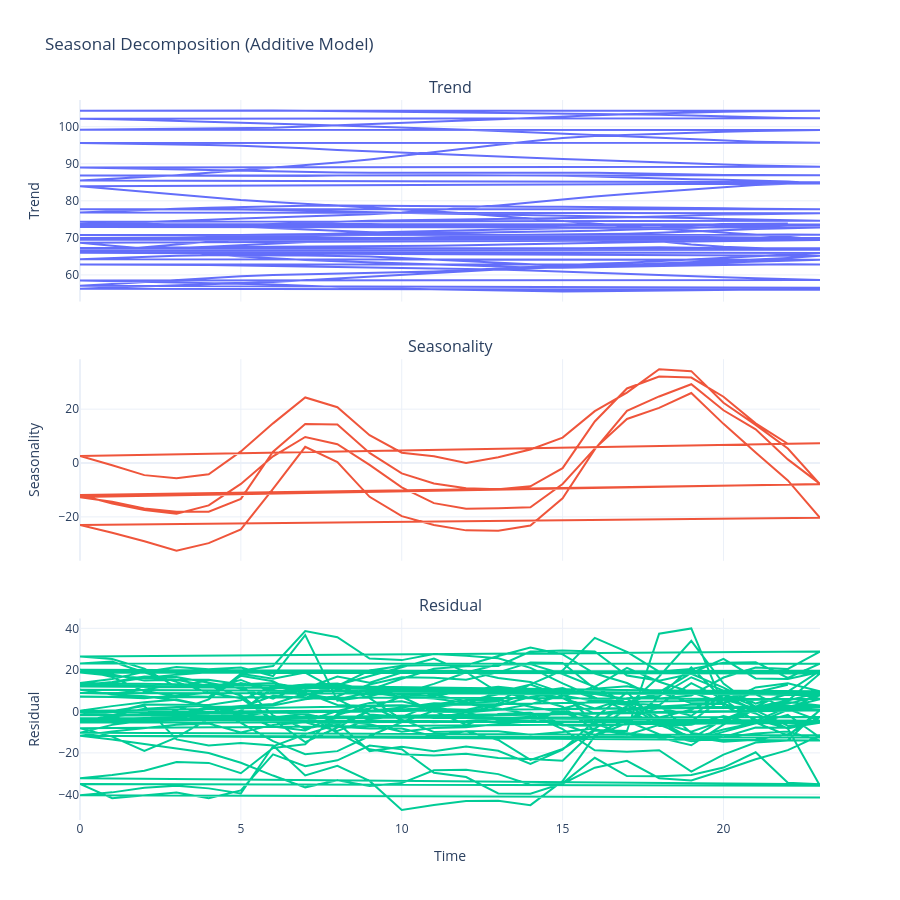

The notebook cell saved with this chart:
### Markdown cell above
## Trend and Seasonality

### Code cell
# import library to detect trends and seasonality in the price 
df_copy = df.copy()
df_copy.drop(['id','geo_name','geo_id'],inplace=True, axis=1)
df_copy.set_index('datetime',inplace=True)
df_copy.index = pd.to_datetime(df_copy.index)
df_copy['Hour'] = df_copy.index.hour
df_copy.set_index('Hour', inplace=True)
import statsmodels.tsa.seasonal as STL
df_market_price = df_copy[df_copy['name'] == 'Mercado SPOT']

ses_decomp = STL.seasonal_decompose(df_market_price['value'], model='additive', period=96)

# --- Create Subplots using MATPLOT ---
'''
fig, (ax1,ax2,ax3) = plt.subplots(3,1, figsize=(15,8))
ses_decomp.trend.plot(ax=ax1,ylabel = "trend")
ses_decomp.resid.plot(ax=ax2,ylabel = "seasoanlity")
ses_decomp.seasonal.plot(ax=ax3,ylabel = "residual")
plt.tight_layout()
plt.show() '''

import plotly.subplots as sp
# --- Create Subplots ---
fig = sp.make_subplots(
    rows=3, cols=1,
    shared_xaxes=True,
    vertical_spacing=0.08,
    subplot_titles=("Trend", "Seasonality", "Residual")
)

# Trend
fig.add_trace(
    go.Scatter(
        x=df_market_price.index,
        y=ses_decomp.trend,
        mode="lines",
        name="Trend"
    ),
    row=1, col=1
)

# Seasonality
fig.add_trace(
    go.Scatter(
        x=df_market_price.index,
        y=ses_decomp.seasonal,
        mode="lines",
        name="Seasonality"
    ),
    row=2, col=1
)

# Residual
fig.add_trace(
    go.Scatter(
        x=df_market_price.index,
        y=ses_decomp.resid,
        mode="lines",
        name="Residual"
    ),
    row=3, col=1
)

# Layout
fig.update_layout(
    height=900,
    title="Seasonal Decomposition (Additive Model)",
    showlegend=False,
    template="plotly_white"
)

fig.update_xaxes(title_text="Time", row=3, col=1)
fig.update_yaxes(title_text="Trend", row=1, col=1)
fig.update_yaxes(title_text="Seasonality", row=2, col=1)
fig.update_yaxes(title_text="Residual", row=3, col=1)

fig.show()

### Figure 1 — Plotly figure (JSON) as saved in the notebook; plotly's stock layout.template omitted (floating-point values rounded to 4 significant figures; data arrays with more than 128 entries replaced by an {"elided": "..."} marker saying what was removed)
{"data": [{"mode": "lines", "name": "Trend", "type": "scatter", "x": {"elided": "744 int values"}, "xaxis": "x", "y": {"elided": "744 float values"}, "yaxis": "y"}, {"mode": "lines", "name": "Seasonality", "type": "scatter", "x": {"elided": "744 int values"}, "xaxis": "x2", "y": {"elided": "744 float values"}, "yaxis": "y2"}, {"mode": "lines", "name": "Residual", "type": "scatter", "x": {"elided": "744 int values"}, "xaxis": "x3", "y": {"elided": "744 float values"}, "yaxis": "y3"}], "layout": {"annotations": [{"font": {"size": 16}, "showarrow": false, "text": "Trend", "x": 0.5, "xanchor": "center", "xref": "paper", "y": 1, "yanchor": "bottom", "yref": "paper"}, {"font": {"size": 16}, "showarrow": false, "text": "Seasonality", "x": 0.5, "xanchor": "center", "xref": "paper", "y": 0.64, "yanchor": "bottom", "yref": "paper"}, {"font": {"size": 16}, "showarrow": false, "text": "Residual", "x": 0.5, "xanchor": "center", "xref": "paper", "y": 0.28, "yanchor": "bottom", "yref": "paper"}], "height": 900, "showlegend": false, "title": {"text": "Seasonal Decomposition (Additive Model)"}, "xaxis": {"anchor": "y", "domain": [0, 1], "matches": "x3", "showticklabels": false}, "xaxis2": {"anchor": "y2", "domain": [0, 1], "matches": "x3", "showticklabels": false}, "xaxis3": {"anchor": "y3", "domain": [0, 1], "title": {"text": "Time"}}, "yaxis": {"anchor": "x", "domain": [0.72, 1], "title": {"text": "Trend"}}, "yaxis2": {"anchor": "x2", "domain": [0.36, 0.64], "title": {"text": "Seasonality"}}, "yaxis3": {"anchor": "x3", "domain": [0, 0.28], "title": {"text": "Residual"}}}}
